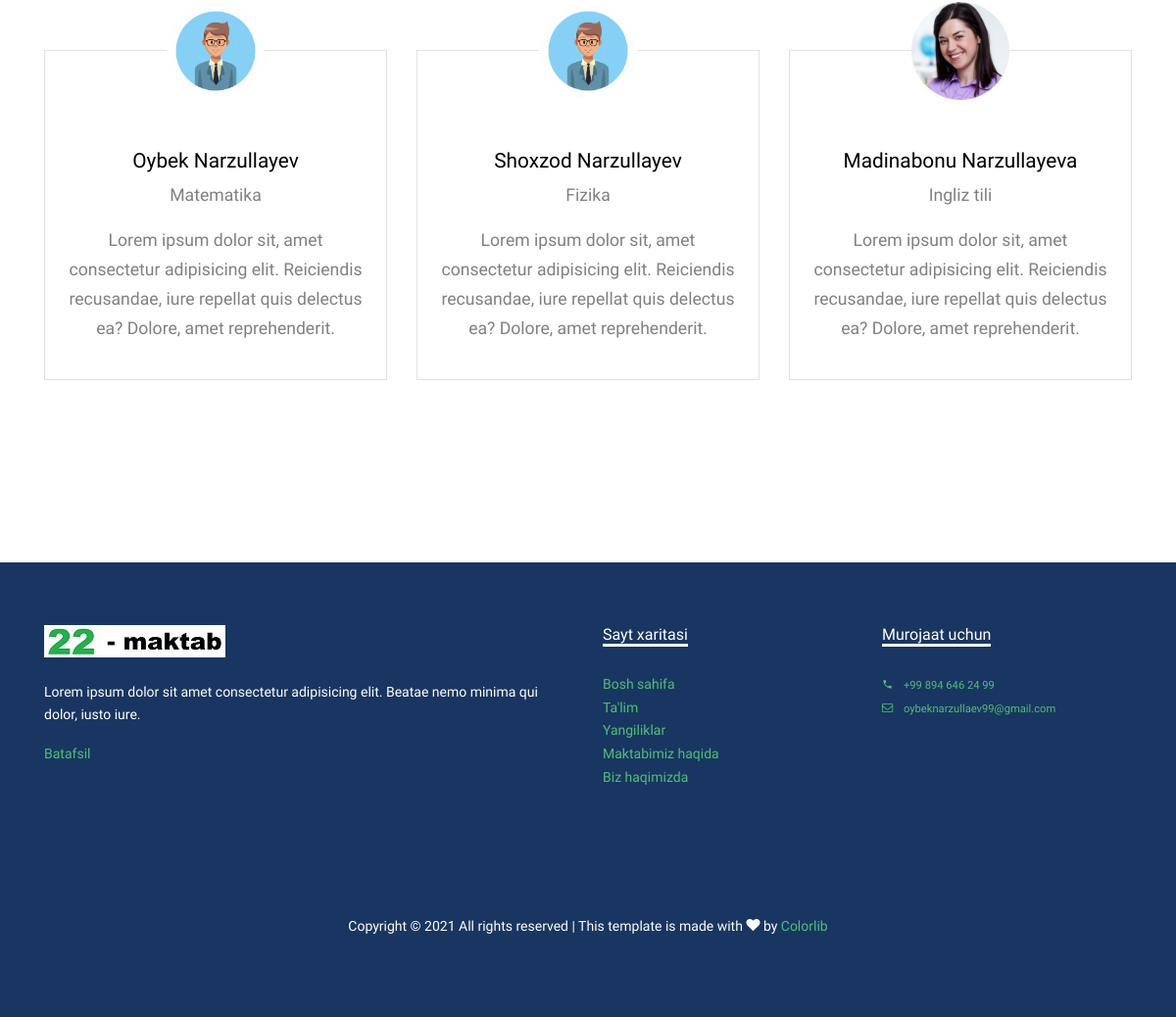
The app's page /about-school/ (lower part), older data.
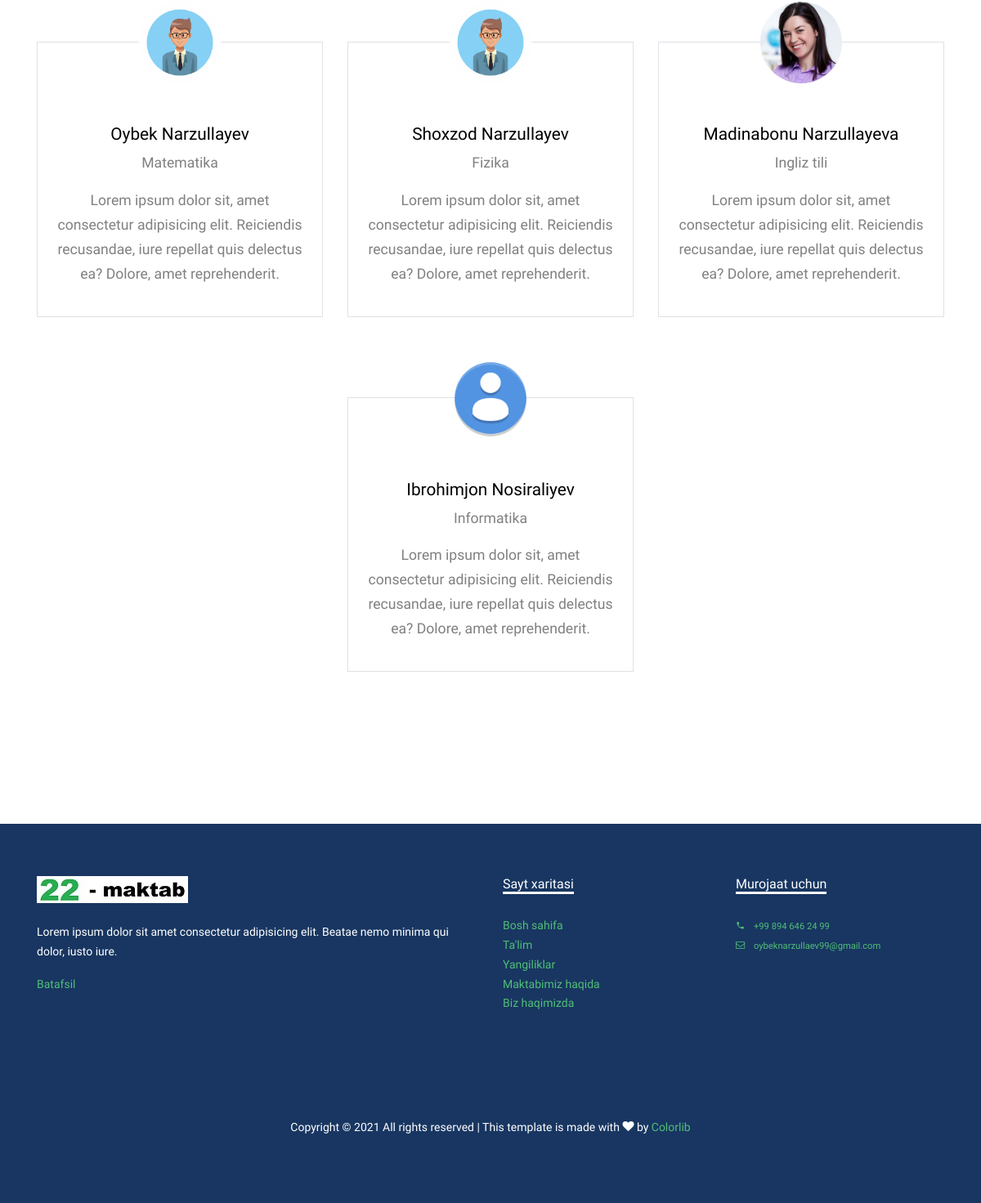
The same page, newer data.
### app_users/models.py (models this page shows, shortened)
class HonoraryTeachers(models.Model):
    name = models.CharField(max_length=100, unique=True)
    about = TextField(max_length=500)
    science = CharField(max_length=100)
    image = ImageField(upload_to=path_and_rename_teacher, verbose_name="Profile Picture", blank=True)

### app_users/views.py (the view)
# urls.py: path('about-school/', views.about_school_view, name='about_school'),
def about_school_view(request):
    teachers = HonoraryTeachers.objects.all()
    return render(request, 'app_users/about_school.html', {'teachers': teachers})

### app_users/templates/app_users/about_school.html (shortened to what this page needs)
{% extends 'base.html' %}
{% load static %}
{% block content %}
    <div class="site-section">
      <div class="container">
        <div class="row justify-content-center text-center">
        {% for teacher in teachers %}
          <div class="col-lg-4 col-md-6 mb-5 mb-lg-5">
            <div class="feature-1 border person text-center">
            {% if teacher.image %}
                <img src="{{teacher.image.url}}" alt="Image" class="img-fluid">
                {% else %}
                <img src="{% static 'images/user_avatar.png' %}" alt="Image" class="img-fluid">
                {% endif %}
              <div class="feature-1-content">
                <h2>{{teacher.name}}</h2>
                <span class="position mb-3 d-block">{{teacher.science}}</span>
                <p>{{teacher.about}}</p>
              </div>
            </div>
          </div>
          {% endfor %}
        </div>
      </div>
    </div>
{% endblock content %}

Row changes from the older to the newer data that the page shows:
added HonoraryTeachers: name "Ibrohimjon Nosiraliyev", science "Informatika", about "Lorem ipsum dolor sit, amet consectetur adipisicing elit. Reiciendis recusandae, iure repellat quis delectus ea? Dolore, amet reprehenderit."
